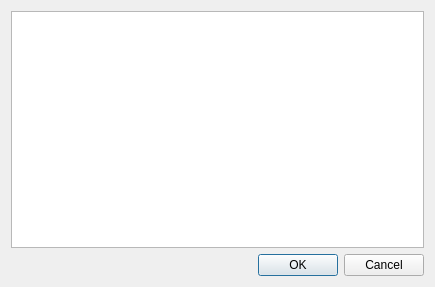
<?xml version="1.0" encoding="UTF-8"?>
<ui version="4.0">
 <class>ProcEditor</class>
 <widget class="QWidget" name="ProcEditor">
  <property name="geometry">
   <rect>
    <x>0</x>
    <y>0</y>
    <width>435</width>
    <height>287</height>
   </rect>
  </property>
  <property name="windowTitle">
   <string>Form</string>
  </property>
  <layout class="QVBoxLayout" name="verticalLayout_2">
   <item>
    <layout class="QVBoxLayout" name="verticalLayout">
     <item>
      <widget class="CodeEditor" name="plainTextEdit"/>
     </item>
     <item>
      <widget class="QDialogButtonBox" name="buttonBox">
       <property name="standardButtons">
        <set>QDialogButtonBox::Cancel|QDialogButtonBox::Ok</set>
       </property>
       <property name="centerButtons">
        <bool>false</bool>
       </property>
      </widget>
     </item>
    </layout>
   </item>
  </layout>
 </widget>
 <customwidgets>
  <customwidget>
   <class>CodeEditor</class>
   <extends>QPlainTextEdit</extends>
   <header>./ui/codeeditor.hpp</header>
  </customwidget>
 </customwidgets>
 <resources/>
 <connections/>
</ui>
